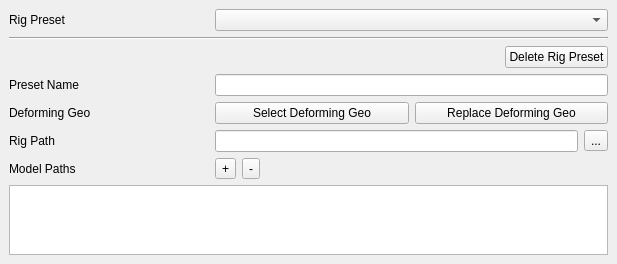
<?xml version="1.0" encoding="UTF-8"?>
<ui version="4.0">
 <class>MainWindow</class>
 <widget class="QMainWindow" name="MainWindow">
  <property name="geometry">
   <rect>
    <x>0</x>
    <y>0</y>
    <width>617</width>
    <height>225</height>
   </rect>
  </property>
  <property name="windowTitle">
   <string>Rig Manager</string>
  </property>
  <widget class="QWidget" name="centralwidget">
   <layout class="QVBoxLayout" name="verticalLayout">
    <item>
     <layout class="QHBoxLayout" name="horizontalLayout">
      <item>
       <widget class="QLabel" name="rig_preset_label">
        <property name="sizePolicy">
         <sizepolicy hsizetype="Minimum" vsizetype="Preferred">
          <horstretch>0</horstretch>
          <verstretch>0</verstretch>
         </sizepolicy>
        </property>
        <property name="minimumSize">
         <size>
          <width>200</width>
          <height>0</height>
         </size>
        </property>
        <property name="text">
         <string>Rig Preset</string>
        </property>
       </widget>
      </item>
      <item>
       <widget class="QComboBox" name="rig_preset_combo_box">
        <property name="sizePolicy">
         <sizepolicy hsizetype="MinimumExpanding" vsizetype="Fixed">
          <horstretch>0</horstretch>
          <verstretch>0</verstretch>
         </sizepolicy>
        </property>
       </widget>
      </item>
     </layout>
    </item>
    <item>
     <widget class="Line" name="line">
      <property name="orientation">
       <enum>Qt::Horizontal</enum>
      </property>
     </widget>
    </item>
    <item>
     <layout class="QHBoxLayout" name="horizontalLayout_6">
      <item>
       <spacer name="horizontalSpacer_2">
        <property name="orientation">
         <enum>Qt::Horizontal</enum>
        </property>
        <property name="sizeHint" stdset="0">
         <size>
          <width>40</width>
          <height>20</height>
         </size>
        </property>
       </spacer>
      </item>
      <item>
       <widget class="QPushButton" name="delete_rig_preset_button">
        <property name="text">
         <string>Delete Rig Preset</string>
        </property>
       </widget>
      </item>
     </layout>
    </item>
    <item>
     <layout class="QHBoxLayout" name="horizontalLayout_2">
      <item>
       <widget class="QLabel" name="preset_name_label">
        <property name="sizePolicy">
         <sizepolicy hsizetype="Minimum" vsizetype="Preferred">
          <horstretch>0</horstretch>
          <verstretch>0</verstretch>
         </sizepolicy>
        </property>
        <property name="minimumSize">
         <size>
          <width>200</width>
          <height>0</height>
         </size>
        </property>
        <property name="text">
         <string>Preset Name</string>
        </property>
       </widget>
      </item>
      <item>
       <widget class="QLineEdit" name="preset_name_line_edit"/>
      </item>
     </layout>
    </item>
    <item>
     <layout class="QHBoxLayout" name="horizontalLayout_5">
      <item>
       <widget class="QLabel" name="label">
        <property name="sizePolicy">
         <sizepolicy hsizetype="Minimum" vsizetype="Preferred">
          <horstretch>0</horstretch>
          <verstretch>0</verstretch>
         </sizepolicy>
        </property>
        <property name="minimumSize">
         <size>
          <width>200</width>
          <height>0</height>
         </size>
        </property>
        <property name="text">
         <string>Deforming Geo</string>
        </property>
       </widget>
      </item>
      <item>
       <widget class="QPushButton" name="select_deforming_geo_button">
        <property name="sizePolicy">
         <sizepolicy hsizetype="MinimumExpanding" vsizetype="Fixed">
          <horstretch>0</horstretch>
          <verstretch>0</verstretch>
         </sizepolicy>
        </property>
        <property name="text">
         <string>Select Deforming Geo</string>
        </property>
       </widget>
      </item>
      <item>
       <widget class="QPushButton" name="replace_deforming_geo_button">
        <property name="sizePolicy">
         <sizepolicy hsizetype="MinimumExpanding" vsizetype="Fixed">
          <horstretch>0</horstretch>
          <verstretch>0</verstretch>
         </sizepolicy>
        </property>
        <property name="text">
         <string>Replace Deforming Geo</string>
        </property>
       </widget>
      </item>
     </layout>
    </item>
    <item>
     <layout class="QHBoxLayout" name="horizontalLayout_3">
      <item>
       <widget class="QLabel" name="rig_path_label">
        <property name="sizePolicy">
         <sizepolicy hsizetype="Minimum" vsizetype="Preferred">
          <horstretch>0</horstretch>
          <verstretch>0</verstretch>
         </sizepolicy>
        </property>
        <property name="minimumSize">
         <size>
          <width>200</width>
          <height>0</height>
         </size>
        </property>
        <property name="text">
         <string>Rig Path</string>
        </property>
       </widget>
      </item>
      <item>
       <widget class="QLineEdit" name="rig_path_line_edit"/>
      </item>
      <item>
       <widget class="QToolButton" name="rig_path_folder_button">
        <property name="text">
         <string>...</string>
        </property>
       </widget>
      </item>
     </layout>
    </item>
    <item>
     <layout class="QHBoxLayout" name="horizontalLayout_4">
      <item>
       <widget class="QLabel" name="model_paths_label">
        <property name="sizePolicy">
         <sizepolicy hsizetype="Minimum" vsizetype="Preferred">
          <horstretch>0</horstretch>
          <verstretch>0</verstretch>
         </sizepolicy>
        </property>
        <property name="minimumSize">
         <size>
          <width>200</width>
          <height>0</height>
         </size>
        </property>
        <property name="text">
         <string>Model Paths</string>
        </property>
       </widget>
      </item>
      <item>
       <widget class="QToolButton" name="add_model_path_button">
        <property name="text">
         <string>+</string>
        </property>
       </widget>
      </item>
      <item>
       <widget class="QToolButton" name="remove_model_path_button">
        <property name="text">
         <string>-</string>
        </property>
       </widget>
      </item>
      <item>
       <spacer name="horizontalSpacer">
        <property name="orientation">
         <enum>Qt::Horizontal</enum>
        </property>
        <property name="sizeHint" stdset="0">
         <size>
          <width>40</width>
          <height>20</height>
         </size>
        </property>
       </spacer>
      </item>
     </layout>
    </item>
    <item>
     <widget class="QListWidget" name="model_paths_list_widget"/>
    </item>
   </layout>
  </widget>
 </widget>
 <resources/>
 <connections/>
</ui>
